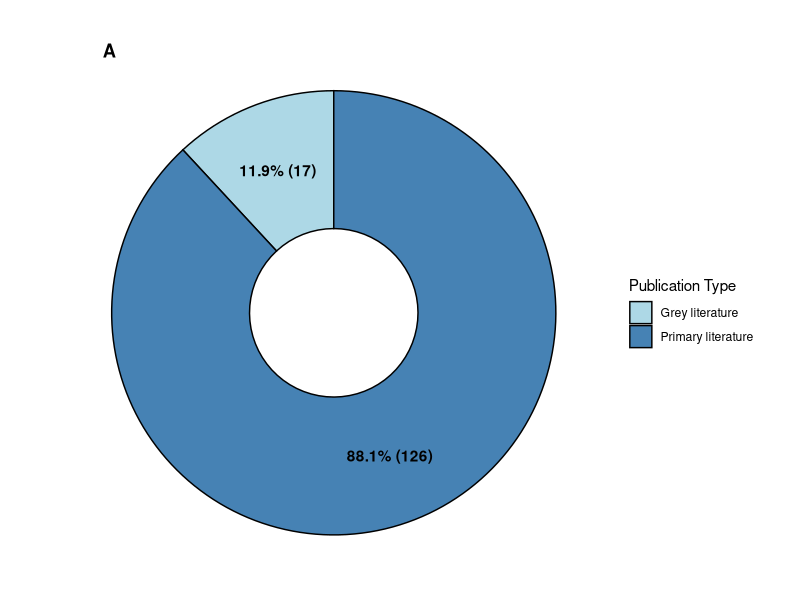
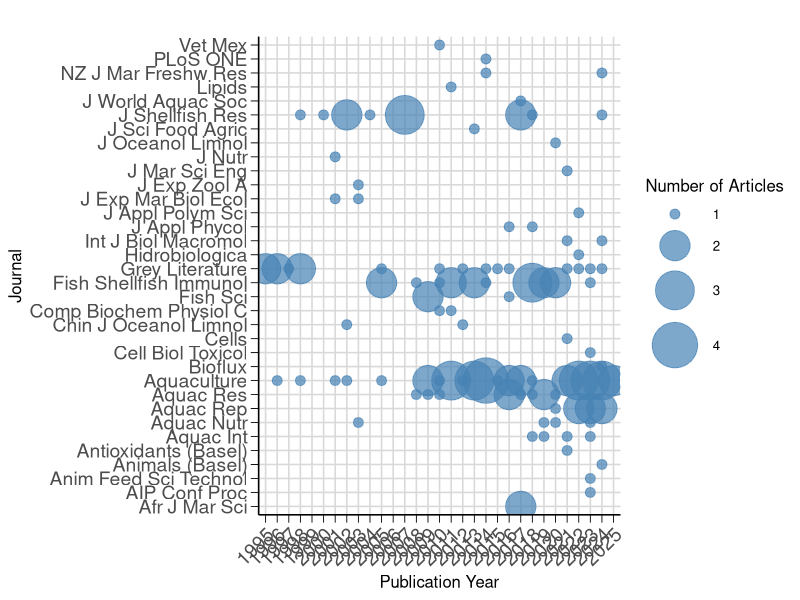
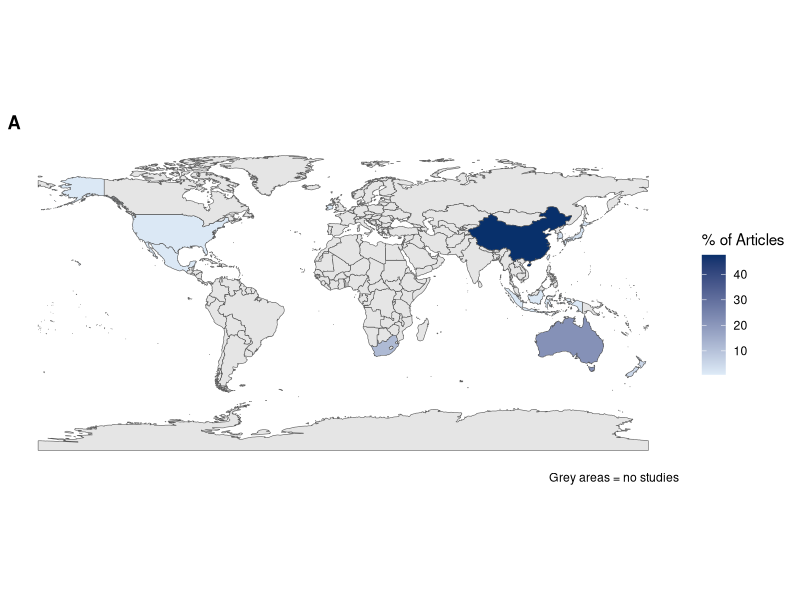
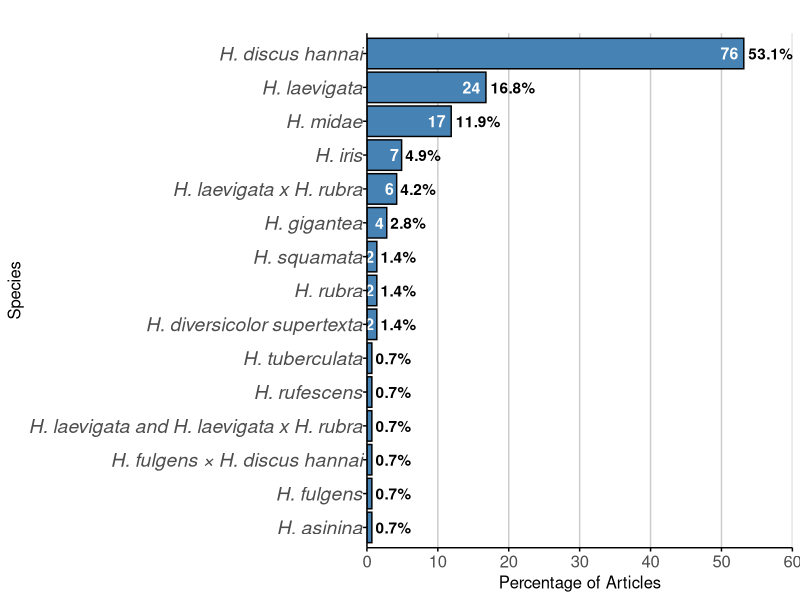
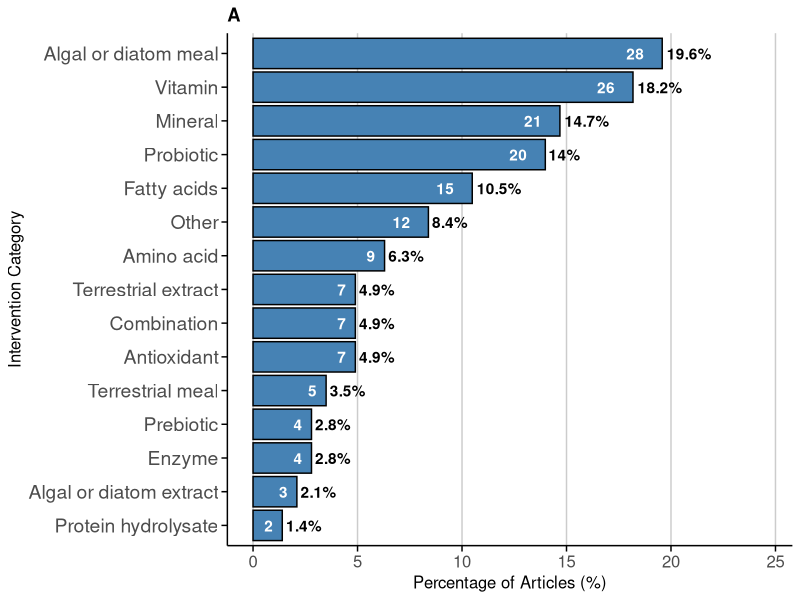
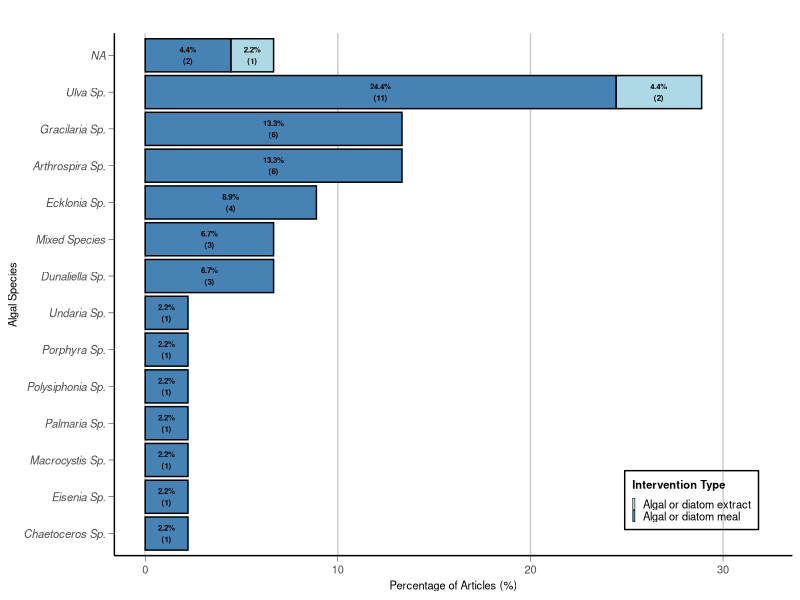
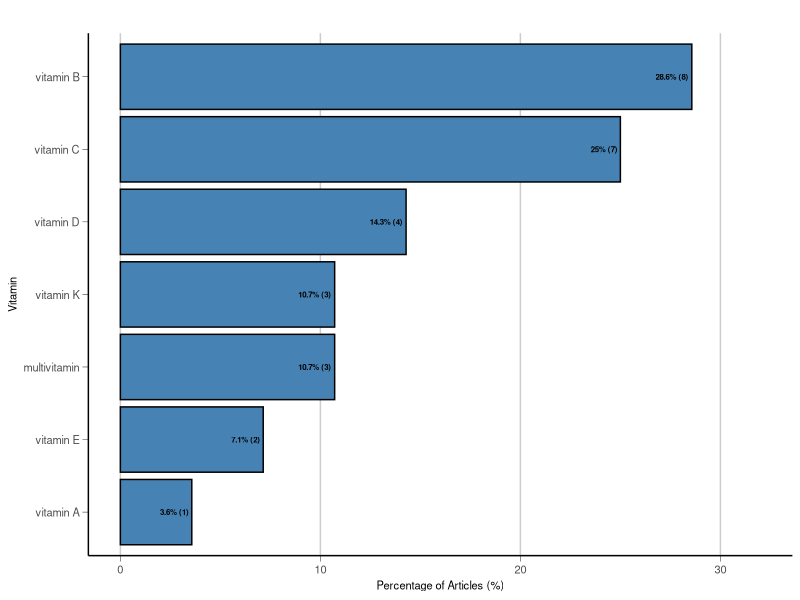
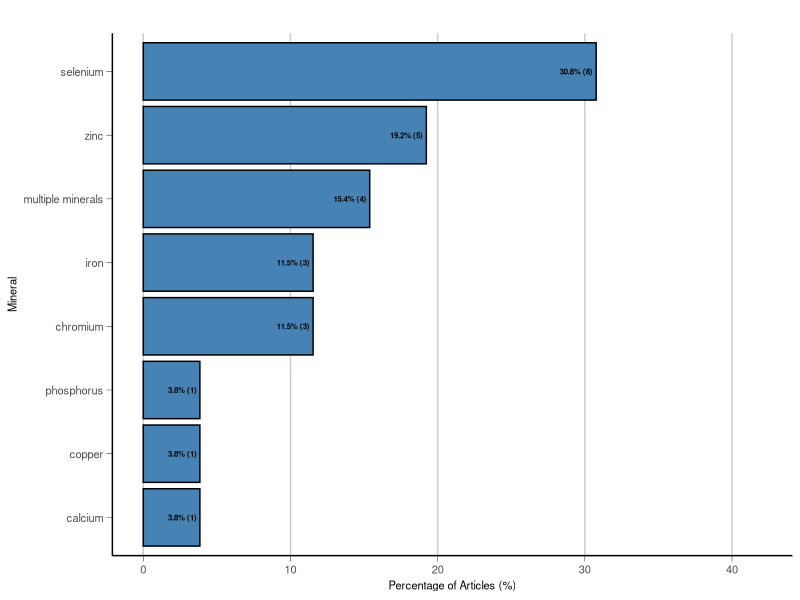

Recreate these plots in R, in order.
install.packages(c("patchwork", "ggplot2", "tidyverse", "rnaturalearth", "rnaturalearthdata", "sf", "ggplot2", "dplyr", "grid", "readr", "here"))

library(tidyverse)
library(rnaturalearth)   # for map data
library(rnaturalearthdata)
library(sf)              # for spatial handling
library(ggplot2)
library(dplyr)
library(grid)
library(patchwork)
library(here)
library(readr)

###Please download GitHub repository and then run the following
here()
data <- read_csv(here("Data", "Systematic Evidence Map - Dietary supplements and abalone performance.csv"))
head(data)

# To identify NA in any column
na_intervention_rows <- data %>% 
  filter(is.na(intervention_category)) %>% 
  select(study_ID, intervention_category)
print(na_intervention_rows)

# Get unique study IDs
unique_ids <- unique(data$study_ID)
print(unique_ids)
total_studies <- length(unique(data$study_ID))
print(total_studies)

# Summarise unique study_IDs by publication type
pubtype_summary <- data %>%
  distinct(study_ID, publication_type) %>%
  group_by(publication_type) %>%
  summarise(count = n()) %>%
  mutate(percentage = count / sum(count) * 100,
         label = paste0(publication_type, "\n", round(percentage, 1), "%"))
print(pubtype_summary)

# Create label: "65% (13)"
pubtype_summary <- pubtype_summary %>%
  mutate(
    percentage = 100 * count / total_studies,
    label = paste0(round(percentage, 1), "% (", count, ")")
  )

# Donut plot for publication_type
donut_plot <- ggplot(pubtype_summary, aes(x = 2, y = count, fill = publication_type)) +
  geom_col(color = "black") +               # border around slices
  coord_polar(theta = "y") +
  geom_text(aes(label = paste0(round(percentage,1), "% (", count, ")")),
            position = position_stack(vjust = 0.5),
            color = "black",
            fontface = "bold") +
  scale_fill_manual(values = c("lightblue", "steelblue")) +
  labs(title = "A",
       fill = "Publication Type") +
  theme_void() +
  theme(
    plot.title = element_text(hjust = 0.1,vjust = -8.0, face = "bold")
  ) +
  xlim(1.0, 2.5) 

donut_plot #Print
ggsave("donut_plot.png", width = 8, height = 8, units = "in")   #Save donut plot

# Summarise number and percentage of unique studies per publication year
publication_summary <- data %>%
  distinct(study_ID, publication_year) %>%
  group_by(publication_year) %>%
  summarise(unique_study_count = n()) %>%
  mutate(
    percentage = 100 * unique_study_count / total_studies,
    label_percent = paste0(round(percentage, 1), "%"),
    label_count = unique_study_count
  )
print(publication_summary, n = 30)

# Define a named vector with full journal names and their abbreviations
# Source/reference: https://github.com/ropensci/rnaturalearth
abbrev_lookup <- c(
  "Aquaculture" = "Aquaculture",
  "Fish and Shellfish Immunology" = "Fish Shellfish Immunol",
  "Aquaculture Reports" = "Aquac Rep",
  "Journal of Shellfish Research" = "J Shellfish Res",
  "Aquaculture International" = "Aquac Int",
  "Aquaculture Research" = "Aquac Res",
  "International Journal of Biological Macromolecules" = "Int J Biol Macromol",
  "Animal Feed Science and Technology" = "Anim Feed Sci Technol",
  "Aquaculture Nutrition" = "Aquac Nutr",
  "Animals" = "Animals (Basel)",
  "New Zealand Journal of Marine and Freshwater Research" = "NZ J Mar Freshw Res",
  "Journal of the World Aquaculture Society" = "J World Aquac Soc",
  "Journal of Marine Science and Engineering" = "J Mar Sci Eng",
  "Journal of Applied Phycology" = "J Appl Phycol",
  "Fisheries Science" = "Fish Sci",
  "Bioflux" = "Bioflux",
  "Antioxidants" = "Antioxidants (Basel)",
  "Journal of Experimental Zoology Part A: Comparative Experimental Biology" = "J Exp Zool A",
  "Veterinaria Mexico" = "Vet Mex",
  "Journal of Experimental Marine Biology and Ecology" = "J Exp Mar Biol Ecol",
  "Journal of Oceanology and Limnology" = "J Oceanol Limnol",
  "African Journal of Marine Science" = "Afr J Mar Sci",
  "Journal of Nutrition" = "J Nutr",
  "AIP Conference Proceedings" = "AIP Conf Proc",
  "Cell Biology and Toxicology" = "Cell Biol Toxicol",
  "Chinese Journal of Oceanology and Limnology" = "Chin J Oceanol Limnol",
  "Comparative Biochemistry and Physiology - C Toxicology and Pharmacology" = "Comp Biochem Physiol C",
  "Hidrobiologica" = "Hidrobiologica",
  "Journal of Applied Polymer Science" = "J Appl Polym Sci",
  "Lipids" = "Lipids",
  "PLos ONE" = "PLoS ONE",
  "Cells" = "Cells",
  "Journal of the Science of Food and Agriculture" = "J Sci Food Agric"
)

# Replace NA in Journal with "Grey Literature" and create abbreviated column
data <- data %>%
  mutate(
    Journal = ifelse(is.na(Journal), "Grey Literature", Journal),
    journal_abbrev = ifelse(
      Journal == "Grey Literature",
      "Grey Literature",
      abbrev_lookup[Journal]
    )
  )
head(data)

##Create bubble plot of journal-year
#Summarise number of unique studies per journal-year combo
bubble_data_journal <- data %>%
  distinct(study_ID, journal_abbrev, publication_year) %>%
  group_by(journal_abbrev, publication_year) %>%
  summarise(unique_study_count = n(), .groups = "drop")

#Calculate total and percentage
total_studies <- n_distinct(data$study_ID)

bubble_data_journal <- bubble_data_journal %>%
  mutate(percentage = (unique_study_count / total_studies) * 100)

# Plot
journal_year <- ggplot(bubble_data_journal, aes(y = journal_abbrev, x = as.factor(publication_year))) +
  geom_point(aes(size = unique_study_count), color = "steelblue", alpha = 0.7) +
  scale_size_continuous(
    name = "Number of Articles",
    range = c(3, 15)
  ) +
  scale_x_discrete(limits = as.character(1995:2025)) +  
  labs(
    title = "",
    y = "Journal",
    x = "Publication Year"
  ) +
  theme_minimal(base_size = 12) +
  theme(
    axis.text.x = element_text(angle = 45, hjust = 1, size = 14),
    axis.text.y = element_text(size = 14),
    plot.title = element_text(face = "bold"),
    panel.grid.major = element_line(color = "grey85"),
    panel.grid.minor = element_blank(),
    axis.line.x = element_line(color = "black"),
    axis.line.y = element_line(color = "black"),
    axis.ticks = element_line(color = "black", size = 0.3),
    axis.ticks.length = unit(0.2, "cm"),
    axis.ticks.length.x = unit(0.2, "cm"),
    axis.ticks.length.y = unit(0.2, "cm"),
    panel.background = element_blank()
  )

journal_year  #Print plot
ggsave("journal_year.png", width = 13, height = 11, units = "in")   #Save bubble plot

#Validity assessment
# List validity metrics
validity_metrics <- c(
  "random_assignment",
  "blind_measurement",
  "protocol_registration",
  "raw_data_availability",
  "source_code_availability",
  "funding_disclosed",
  "funding_potential_COI",
  "COI_disclosed"
)

# Loop through each metric and summarise
validity_summary <- data %>%
  select(study_ID, all_of(validity_metrics)) %>%
  distinct() %>%
  pivot_longer(
    cols = all_of(validity_metrics),
    names_to = "metric",
    values_to = "value"
  ) %>%
  group_by(metric, value) %>%
  summarise(
    study_count = n(),
    percentage = 100 * study_count / total_studies,
    .groups = "drop"
  ) %>%
  arrange(metric, desc(study_count))

print(validity_summary)

#Geographical contribution
international_yes_count <- data %>%
  filter(international_collaboration == "Yes") %>%
  summarise(unique_studies = n_distinct(study_ID))

print(international_yes_count)

# Recode country names to match rnaturalearth conventions
# Source/reference: https://github.com/ropensci/rnaturalearth
data <- data %>%
  mutate(country_standardised = case_when(
    country == "Australia"     ~ "Australia",
    country == "China"         ~ "China",
    country == "Hawaii"        ~ "United States of America",  # Hawaii is part of USA
    country == "Indonesia"     ~ "Indonesia",
    country == "Ireland"       ~ "Ireland",
    country == "Japan"         ~ "Japan",
    country == "Korea"         ~ "South Korea",               # or "Republic of Korea"
    country == "New Zealand"   ~ "New Zealand",
    country == "South Africa"  ~ "South Africa",
    country == "Taiwan"        ~ "Taiwan",                    # not always present in shapefile
    TRUE                       ~ country                      # default: keep original
  ))

country_summary <- data %>%
  distinct(study_ID, country) %>%
  group_by(country) %>%
  summarise(
    study_count = n(),
    percentage = 100 * study_count / total_studies,
    .groups = "drop"
  ) %>%
  rename(name = country)

print(country_summary)

# Get world map shapefile
world <- ne_countries(scale = "medium", returnclass = "sf")

# Join country summary with world shapefile
world_data <- world %>%
  left_join(country_summary, by = "name")

# Plot heat map of geographical contribution
world_map <- ggplot(world_data) +
  geom_sf(aes(fill = percentage)) +
    scale_fill_gradient(
    low = "#deebf7",
    high = "#08306b", na.value = "grey90", name = "% of Articles") +
  labs(
    title = "A",
    caption = "Grey areas = no studies"
  ) +
  theme_minimal() +
  theme(
    legend.position = "right",
    plot.title = element_text(face = "bold"),
    plot.subtitle = element_text(face = "italic"),
 panel.grid = element_blank(),           
  )

world_map  #Print plot
ggsave("world_map.png", width = 13, height = 8, units = "in")   #Save world_map

# Filter for Australia and summarize by literature type
australia_summary <- data %>%
  filter(country == "Australia") %>%
  distinct(study_ID, publication_type) %>%  # keep unique study_ID x literature_type
  group_by(publication_type) %>%
  summarise(
    study_count = n(),
    proportion = study_count / sum(study_count) * 100,
    .groups = "drop"
  )
print(australia_summary)

# Abbreviate species names: "Haliotis laevigata" -> "H. laevigata"
data <- data %>%
  mutate(species = gsub("Haliotis", "H.", species))

#species summary
species_summary <- data %>%
  group_by(species) %>%
  summarise(count = n_distinct(study_ID)) %>%
  mutate(percentage = 100 * count / total_studies)
print(species_summary)

#Plot
species_summary_plot <- ggplot(species_summary, aes(x = reorder(species, percentage), y = percentage)) +
  geom_col(fill = "steelblue", color = "black") +
  geom_text(aes(label = paste0(round(percentage, 1), "%")),
            hjust = -0.1,
            color = "black",
            fontface = "bold") +
  geom_text(aes(label = count),
            hjust = 1.3,
            color = "white",
            fontface = "bold",
		size = 4) +
  scale_y_continuous(limits = c(0, 60), expand = c(0, 0)) +
  labs(
    title = "",
    x = "Species",
    y = "Percentage of Articles"
  ) +
  coord_flip() +
  theme_minimal() +
  theme(
    panel.grid.major.y = element_blank(),
    panel.grid.minor = element_blank(),
    panel.grid.major.x = element_line(color = "grey80"),
    axis.line = element_line(color = "black"),
    axis.ticks = element_line(color = "black"),
    axis.text.y = element_text(face = "italic", size = 14, margin = margin(r = 0.5)),
    axis.text.x = element_text(size = 12),
    axis.title.x = element_text(size = 12),
    axis.title.y = element_text(size = 12),
    plot.title = element_text(face = "bold")
  )

species_summary_plot  #Print plot
ggsave("species_summary.png", width = 10, height = 8, units = "in")   #Save species_summary_plot

# Summarise by experimental_unit
experimental_unit_summary <- data %>%
  distinct(study_ID, experimental_unit) %>%
  group_by(experimental_unit) %>%
  summarise(
    study_count = n(),
    percentage = 100 * study_count / total_studies,
    .groups = "drop"
  ) %>%
  arrange(desc(study_count))

print(experimental_unit_summary)  # View results

# Summarise by experimental_system
experimental_system_summary <- data %>%
  distinct(study_ID, experimental_system) %>%
  group_by(experimental_system) %>%
  summarise(
    study_count = n(),
    percentage = 100 * study_count / total_studies,
    .groups = "drop"
  ) %>%
  arrange(desc(study_count))

print(experimental_system_summary) # View results

# INTERVENTION
# Summarise number and percentage of unique studies per intervention category
intervention_summary <- data %>%
  distinct(study_ID, intervention_category) %>%
  group_by(intervention_category) %>%
  summarise(unique_study_count = n(), .groups = "drop") %>%
  mutate(
    percentage = 100 * unique_study_count / total_studies,
    label_count = unique_study_count,                        
    label_percent = paste0(round(percentage, 1), "%")       
  )
print(intervention_summary)

# Plot
intervention_summary_plot <- ggplot(intervention_summary, 
  aes(x = percentage, y = reorder(intervention_category, percentage))) +
  geom_col(fill = "steelblue", color = "black") +
  geom_text(aes(label = label_count),
            hjust = 2.0,
            color = "white",
            fontface = "bold") +
  geom_text(aes(label = label_percent),
            hjust = -0.1,
            color = "black",
            fontface = "bold") +
  labs(
    title = "A",
    x = "Percentage of Articles (%)",
    y = "Intervention Category"
  ) +
  theme_minimal() +
  theme(
    panel.grid.major.x = element_line(color = "grey80"),
    panel.grid.minor.x = element_blank(),
    panel.grid.major.y = element_blank(),
    panel.grid.minor.y = element_blank(),
    axis.line = element_line(color = "black"),
    axis.ticks = element_line(color = "black"),
    axis.ticks.length = unit(0.15, "cm"),  # increase tick length
    axis.ticks.y = element_line(color = "black"),
    axis.ticks.x = element_line(color = "black"),
    panel.background = element_blank(),
    axis.text.y = element_text(size = 14),
    axis.text.x = element_text(size = 12),
    axis.title.x = element_text(size = 12),
    axis.title.y = element_text(size = 12),
    plot.title = element_text(face = "bold")
  ) +
  xlim(0, max(intervention_summary$percentage) + 5)

intervention_summary_plot  #Print plot
ggsave("intervention_summary.png", width = 10, height = 8, units = "in")   #Save intervention_summary_plot

##Graph data for intervention_category = algal or diatom meal and/or extract
# Filter relevant intervention categories
algal_data <- data %>%
  filter(intervention_category %in% c("Algal or diatom extract", "Algal or diatom meal"))

algal_data <- algal_data %>%
  mutate(algal_species = str_trim(str_to_title(algal_species)))

# Count unique study_IDs per species and intervention type
algal_summary <- algal_data %>%
  distinct(study_ID, algal_species, intervention_category) %>%
  group_by(algal_species, intervention_category) %>%
  summarise(unique_study_count = n(), .groups = "drop")

# Add percentage and total per species for ordering
total_studies_algae <- sum(algal_summary$unique_study_count)
algal_summary <- algal_summary %>%
  mutate(percentage = 100 * unique_study_count / total_studies_algae) %>%
  group_by(algal_species) %>%
  mutate(total_species_pct = sum(percentage)) %>%
  ungroup()
print(algal_summary)

# Create a label with line break to avoid crowding
algal_summary <- algal_summary %>%
  mutate(label_text = paste0(round(percentage, 1), "%\n(", unique_study_count, ")"))

# Plot
algal_plot <- ggplot(algal_summary, aes(x = percentage, y = reorder(algal_species, total_species_pct), fill = intervention_category)) +
  geom_col(color = "black") +
  geom_text(aes(label = label_text),
            position = position_stack(vjust = 0.5),
            color = "black",
            fontface = "bold",
            size = 2) +
  scale_fill_manual(values = c(
    "Algal or diatom meal" = "steelblue",
    "Algal or diatom extract" = "lightblue"
  )) +
  labs(
    title = "",
    x = "Percentage of Articles (%)",
    y = "Algal Species",
    fill = "Intervention Type"
  ) +
  scale_x_continuous(
    limits = c(0, 32),
    breaks = seq(0, 30, 10)
  ) +
  theme_minimal() +
  theme(
    panel.grid.major.x = element_line(color = "grey80"),
    panel.grid.minor.x = element_blank(),
    panel.grid.major.y = element_blank(),
    axis.line = element_line(color = "black"),
    axis.ticks = element_line(color = "black", size = 0.15),
    axis.ticks.length = unit(0.15, "cm"),
    axis.text.y = element_text(face = "italic", size = 8),
    axis.text.x = element_text(size = 8),
    axis.title.x = element_text(size = 8),
    axis.title.y = element_text(size = 8),
    panel.background = element_blank(),
    plot.title = element_text(face = "bold"),
    legend.position = c(0.95, 0.05),       
    legend.justification = c("right","bottom"),  
    legend.background = element_rect(fill = "transparent"), 
    legend.key.size = unit(0.075, "cm"),
    legend.title = element_text(size = 8, face = "bold"),   
    legend.text = element_text(size = 8)    
  )

algal_plot  #Print plot
ggsave("algal_plot.png", width = 6, height = 4, units = "in")   #Save algal_plot

##Graph data for intervention_category = vitamin
#Filter only Vitamin studies
vitamin_data <- data %>%
  filter(intervention_category == "Vitamin")

#Count unique study_IDs per vitamin
vitamin_summary <- vitamin_data %>%
  distinct(study_ID, vitamin) %>%
  group_by(vitamin) %>%
  summarise(unique_study_count = n(), .groups = "drop")

#Calculate total mentions and percentages
total_mentions_vitamin <- sum(vitamin_summary$unique_study_count)
vitamin_summary <- vitamin_summary %>%
  mutate(
    percentage = 100 * unique_study_count / total_mentions_vitamin,
    label = paste0(round(percentage, 0.5), "% (", unique_study_count, ")")
  )
print(vitamin_summary)

# Plot
vitamin_plot <- ggplot(vitamin_summary, aes(x = percentage, y = reorder(vitamin, percentage))) +
  geom_col(fill = "steelblue", color = "black") +
  geom_text(aes(label = label),
            hjust = 1.1,
            color = "black",
            fontface = "bold",
	size = 2) +
  labs(
    title = "",
    x = "Percentage of Articles (%)",
    y = "Vitamin"
  ) + scale_x_continuous(
    limits = c(0, 32),          # axis goes to 45
    breaks = seq(0, 30, 10)     # tick marks every 10
  ) +
  theme_minimal() +
  theme(
    panel.grid.major.x = element_line(color = "grey80"),
    panel.grid.minor.x = element_blank(),
    panel.grid.major.y = element_blank(),
    axis.line = element_line(color = "black"),
    axis.ticks = element_line(color = "black", size = 0.15),
    axis.ticks.length = unit(0.15, "cm"),
    axis.text.y = element_text(size = 8),
	axis.text.x = element_text(size = 8),
	axis.title.x = element_text(size = 8),
	axis.title.y = element_text(size = 8),
    panel.background = element_blank(),
    plot.title = element_text(face = "bold")
  )

vitamin_plot  #Print plot
ggsave("vitamin_plot.png", width = 6, height = 4, units = "in")   #Save vitamin_plot

##Graph data for intervention_category = mineral
# Filter only Mineral studies
mineral_data <- data %>%
  filter(intervention_category == "Mineral")

# Count unique study_IDs per mineral
mineral_summary <- mineral_data %>%
  distinct(study_ID, mineral) %>%
  group_by(mineral) %>%
  summarise(unique_study_count = n(), .groups = "drop")

#Calculate total and percentages
total_studies_mineral <- sum(mineral_summary$unique_study_count)
mineral_summary <- mineral_summary %>%
  mutate(
    percentage = 100 * unique_study_count / total_studies_mineral,
    label = paste0(round(percentage, 0.5), "% (", unique_study_count, ")")
  )
print(mineral_summary)

#Plot
mineral_plot <- ggplot(mineral_summary, aes(x = percentage, y = reorder(mineral, percentage))) +
  geom_col(fill = "steelblue", color = "black") +
  geom_text(aes(label = label),
            hjust = 1.1,
            color = "black",
            fontface = "bold",
size = 2) +
  labs(
    title = "",
    x = "Percentage of Articles (%)",
    y = "Mineral"
  ) +  
scale_x_continuous(
    limits = c(0, 42),          # axis goes to 45
    breaks = seq(0, 40, 10)     # tick marks every 10
  ) +
  theme_minimal() +
  theme(
    panel.grid.major.x = element_line(color = "grey80"),
    panel.grid.minor.x = element_blank(),
    panel.grid.major.y = element_blank(),
    axis.line = element_line(color = "black"),
    axis.ticks = element_line(color = "black", size = 0.15),
    axis.ticks.length = unit(0.15, "cm"),
    panel.background = element_blank(),
	axis.text.y = element_text(size = 8),
	axis.text.x = element_text(size = 8),
	axis.title.x = element_text(size = 8),
	axis.title.y = element_text(size = 8),
    plot.title = element_text(face = "bold")
  )

mineral_plot  #Print plot
ggsave("mineral_plot.png", width = 6, height = 4, units = "in")   #Save mineral_plot

##Graph data for intervention_category = probiotic
# Filter only Probiotic studies
probiotic_data <- data %>%
  filter(intervention_category == "Probiotic")

# Count unique study_IDs per probiotic
probiotic_summary <- probiotic_data %>%
  distinct(study_ID, probiotic) %>%
  group_by(probiotic) %>%
  summarise(unique_study_count = n(), .groups = "drop")

# Calculate total and percentages (format with one decimal place)
total_studies_probiotic <- sum(probiotic_summary$unique_study_count)
probiotic_summary <- probiotic_summary %>%
  mutate(
    percentage = round((unique_study_count / total_studies_probiotic) * 100, 1),
    percentage = sprintf("%.1f", percentage),  # force display to one decimal
    label = paste0(percentage, "% (", unique_study_count, ")")
  )

print(probiotic_summary)

# Plot
probiotic_plot <- ggplot(probiotic_summary, aes(x = as.numeric(percentage), y = reorder(probiotic, as.numeric(percentage)))) +
  geom_col(fill = "steelblue", color = "black") +
  geom_text(aes(label = label),
            hjust = 1.1,
            color = "black",
            fontface = "bold",
  size = 2) +
  labs(
    title = "",
    x = "Percentage of Articles (%)",
    y = "Probiotic"
  ) +
  scale_x_continuous(
    limits = c(0, 32),                 
    breaks = seq(0, 30, 10)           
  ) +
  theme_minimal() +
  theme(
    panel.grid.major.x = element_line(color = "grey80"),
    panel.grid.minor.x = element_blank(),
    panel.grid.major.y = element_blank(),
    axis.line = element_line(color = "black"),
    axis.ticks = element_line(color = "black", size = 0.15),
    axis.ticks.length = unit(0.15, "cm"),
    axis.text.y = element_text(face = "italic", size = 8),
	axis.text.x = element_text(size = 8),
	axis.title.x = element_text(size = 8),
	axis.title.y = element_text(size = 8),
    panel.background = element_blank(),
    plot.title = element_text(face = "bold")
  )

probiotic_plot  #Print plot
ggsave("probiotic_plot.png", width = 6, height = 4, units = "in")   #Save probiotic_plot

#Combine plots for intervention_category subgroups
intervention_plots <- (algal_plot + vitamin_plot) / (mineral_plot + probiotic_plot) +
  plot_annotation(
    tag_levels = 'A',
    tag_prefix = "", 
    theme = theme(
      plot.tag = element_text(face = "bold", size = 14) 
    )
  ) +
  plot_layout(
    heights = c(1, 1),
    widths = c(1, 1),
    byrow = TRUE
  )

#Reduce spacing
intervention_plots <- intervention_plots & theme(
  plot.margin = margin(2, 2, 2, 2)
)

intervention_plots #Print combined plot
ggsave("intervention_plots.png", width = 12, height = 8, units = "in")   #Save intervention_plots

# Filter only Probiotic studies
probiotic_country <- data %>%
  filter(intervention_category == "Probiotic")

# Count unique study_IDs per country
probiotic_country_summary <- probiotic_country %>%
  distinct(study_ID, country) %>%
  group_by(country) %>%
  summarise(unique_study_count = n(), .groups = "drop")

# Calculate total and percentages (format with one decimal place)
total_studies_probiotic <- n_distinct(probiotic_country$study_ID)

probiotic_country_summary <- probiotic_country_summary %>%
  mutate(
    percentage = round((unique_study_count / total_studies_probiotic) * 100, 1),
    label = paste0(percentage, "% (", unique_study_count, ")")  # optional label
  )

# View
print(probiotic_country_summary)

## OUTCOME
outcome_summary <- data %>%
  distinct(study_ID, outcome_category) %>%
  group_by(outcome_category) %>%
  summarise(unique_study_count = n(), .groups = "drop") %>%
  mutate(
    percentage = 100 * unique_study_count / total_studies,
    label_count = unique_study_count,
    label_percent = paste0(round(percentage, 1), "%")
  )
print(outcome_summary)

#Plot
outcome_summary <- ggplot(outcome_summary, aes(x = percentage, y = reorder(outcome_category, percentage))) +
  geom_col(fill = "steelblue", color = "black") +
  geom_text(aes(label = label_count),
            hjust = 2.0,
            color = "white",
            fontface = "bold") +
  geom_text(aes(label = label_percent),
            hjust = -0.1,
            color = "black",
            fontface = "bold") +
  labs(
    title = "B",
    x = "Percentage of Articles (%)",
    y = "Outcome Category"
  ) +
  theme_minimal() +
  theme(
    panel.grid.major.x = element_line(color = "grey80"),
    panel.grid.minor.x = element_blank(),
    panel.grid.major.y = element_blank(),
    panel.grid.minor.y = element_blank(),
    axis.line = element_line(color = "black"),
    axis.ticks = element_line(color = "black"),
    axis.ticks.length = unit(0.25, "cm"),  # external tick length
    axis.ticks.y = element_line(color = "black"),
    axis.ticks.x = element_line(color = "black"),
    panel.background = element_blank(),
    plot.title = element_text(face = "bold")
  ) +
  xlim(0, max(outcome_summary$percentage) + 5)

outcome_summary #Print combined plot
ggsave("outcome_summary.png", width = 12, height = 8, units = "in")   #Save outcome_summary

##Create intervention-outcome bubble plot
#Summarise number of unique studies per intervention-outcome combo
bubble_data_OI <- data %>%
  distinct(study_ID, intervention_category, outcome_category) %>%
  group_by(intervention_category, outcome_category) %>%
  summarise(unique_study_count = n(), .groups = "drop")

#Calculate total and percentage
total_studies <- n_distinct(data$study_ID)

bubble_data_OI <- bubble_data_OI %>%
  mutate(percentage = (unique_study_count / total_studies) * 100)

#Reorder axes by total frequency
# Calculate total counts for ordering
intervention_order <- bubble_data_OI %>%
  group_by(intervention_category) %>%
  summarise(total = sum(unique_study_count)) %>%
  arrange(desc(total)) %>%
  pull(intervention_category)

outcome_order <- bubble_data_OI %>%
  group_by(outcome_category) %>%
  summarise(total = sum(unique_study_count)) %>%
  arrange(desc(total)) %>%
  pull(outcome_category)

# Plot
outcome_intervention <- ggplot(bubble_data_OI, aes(
  x = factor(outcome_category, levels = outcome_order),
  y = factor(intervention_category, levels = intervention_order)
)) +
  geom_point(aes(size = unique_study_count), color = "steelblue", alpha = 0.7) +
  scale_size_continuous(
    name = "Number of Articles",
    range = c(3, 15)
  ) +
  labs(
    title = "",
    x = "Outcome Category",
    y = "Intervention Category"
  ) +
  theme_minimal(base_size = 12) +
  theme(
    axis.text.x = element_text(angle = 45, hjust = 1, size = 14),
    axis.text.y = element_text(size = 14),
    axis.title.y = element_text(size = 14),
    axis.title.x = element_text(size = 14),
    plot.title = element_text(face = "bold"),
    panel.grid.major = element_line(color = "grey85"),
    panel.grid.minor = element_blank(),
    axis.line.x = element_line(color = "black"),
    axis.line.y = element_line(color = "black"),
    axis.ticks = element_line(color = "black", size = 0.3),
    axis.ticks.length = unit(0.2, "cm"),
    panel.background = element_blank()
  )

outcome_intervention #Print combined plot
ggsave("outcome_intervention.png", width = 13, height = 11, units = "in")   #Save outcome_intervention

#Return full citation list and save as a txt file
# Extract unique study_ID and full_citation, ordered alphabetically by citation
unique_citations <- data %>%
  distinct(study_ID, full_citation) %>%
  arrange(full_citation)
print(unique_citations$full_citation)
writeLines(unique_citations$full_citation, "unique_citations.txt")

#Session info
sessionInfo() #run and paste the output below as a comment to archive the Info on your computing environemet, e.g. R and package versions
